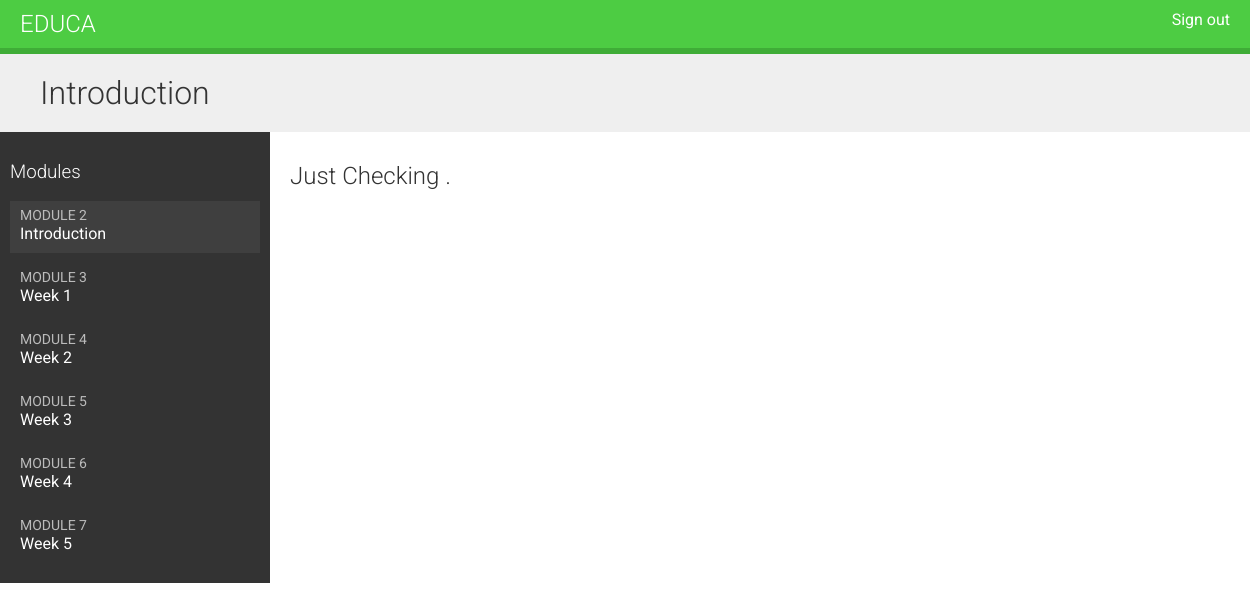
Before: /students/course/7/ (signed in) with the older database file.
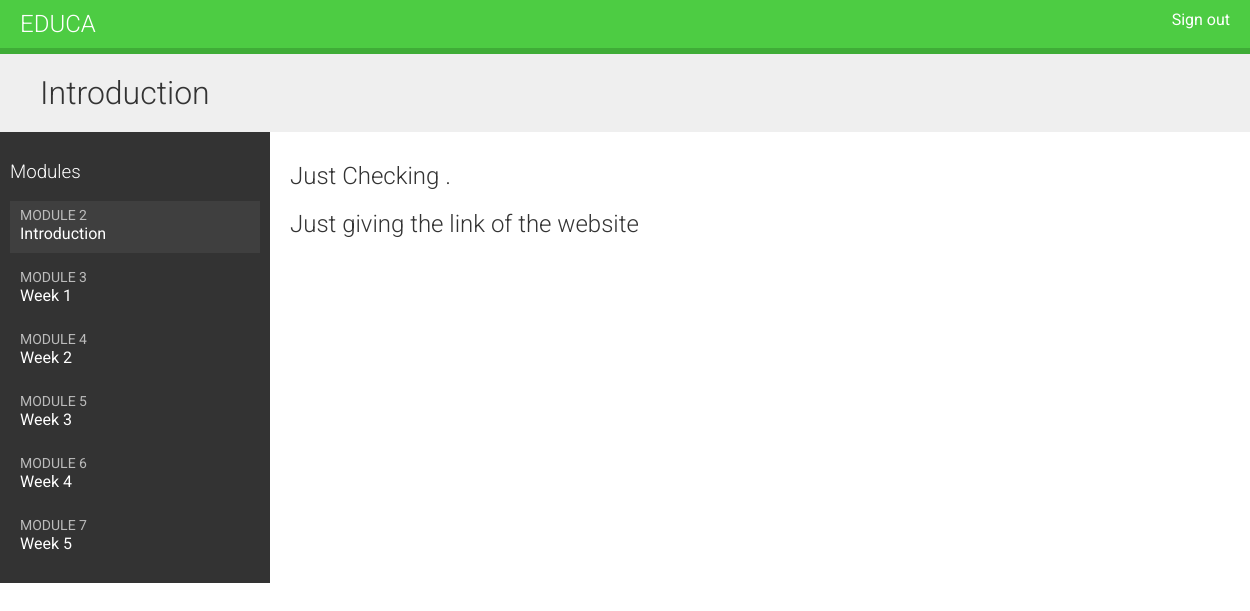
After: the same page with the newer database file.
### courses/models.py (models this page shows, shortened)
class Module(models.Model):
    course = models.ForeignKey(Course,
                               related_name='modules',
                               on_delete=models.CASCADE)
    title = models.CharField(max_length=150)
    description = models.TextField()
    order = OrderField(blank=True, for_fields=['course'])
    class Meta:
        ordering = ['order']

class Content(models.Model):
    module = models.ForeignKey(Module,
                               related_name='contents',
                               on_delete=models.CASCADE)
    content_type = models.ForeignKey(ContentType,
                                     on_delete=models.CASCADE,
                                     limit_choices_to={
                                         'model__in': (
                                             'text',
                                             'video',
                                             'image',
                                             'file'
                                         )
                                     })
    object_id = models.PositiveIntegerField()
    item = GenericForeignKey('content_type','object_id')
    order = OrderField(blank=True, for_fields=['module'])
    class Meta:
        ordering = ['order']

class ItemBase(models.Model):
    owner = models.ForeignKey(User,
                              related_name='%(class)s_related',
                              on_delete=models.CASCADE)
    title = models.CharField(max_length=150)
    created = models.DateTimeField(auto_now=True)
    updated = models.DateTimeField(auto_now_add=True)
    class Meta:
        abstract = True
    def render(self):
        return render_to_string(
            f'courses/content/{self._meta.model_name}.html',
            {'item': self})

class Video(ItemBase):
    content = EmbedVideoField()

### students/views.py (the view)
class StudentCourseDetailView(DetailView):
    model = Course
    template_name = 'students/course/detail.html'
    def get_queryset(self):
        qs = super().get_queryset()
        return qs.filter(students__in=[self.request.user])
    def get_context_data(self,**kwargs):
        context = super().get_context_data(**kwargs)
        course = self.get_object()
        if 'module_id' in self.kwargs:
            context['module'] = course.modules.get(
            id=self.kwargs['module_id'])
        else:
            context['module'] = course.modules.all()[0]
        return context

### students/templates/students/course/detail.html (shortened to what this page needs)
{% extends "base.html" %}
{% block content %}
    <h1>
      {{ module.title }}
    </h1>
    <div class="contents">
        <h3>Modules</h3>
        <ul id="modules">
            {% for m in object.modules.all %}
                <li data-id="{{ m.id }}" {% if m == module %}class="selected"{% endif%}>
                <a href="{% url "student_course_detail_module" object.id m.id %}">
                <span>
                Module <span class="order">{{ m.order|add:1 }}</span>
                </span>
                <br>
                {{ m.title }}
                </a>
                </li>
                {% empty %}
                <li>No modules yet.</li>
            {% endfor %}
        </ul>
    </div>
    <div class="module">
        {% for content in module.contents.all %}
            {% with item=content.item %}
                <h2>{{ item.title }}</h2>
            {% endwith %}
        {% endfor %}
    </div>
{% endblock %}

Changed rows visible on the page:
added Content: item "Just giving the link of the website"
